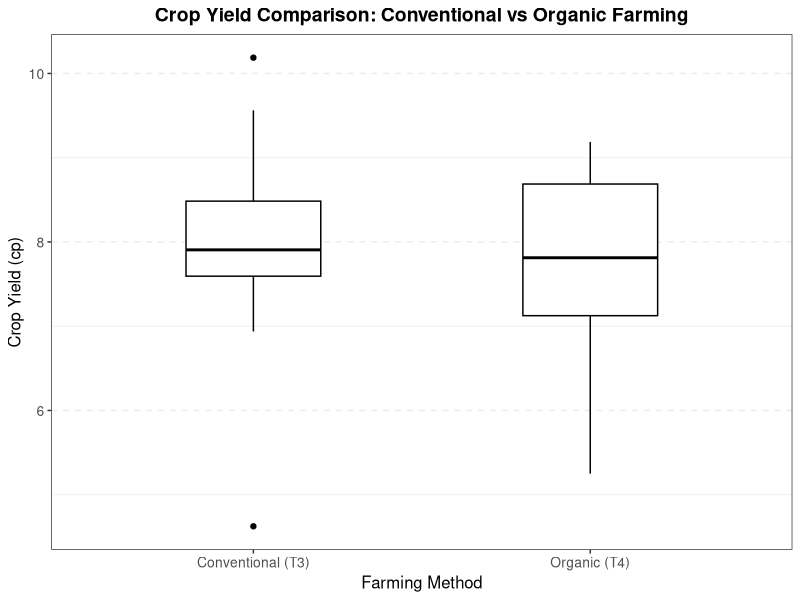
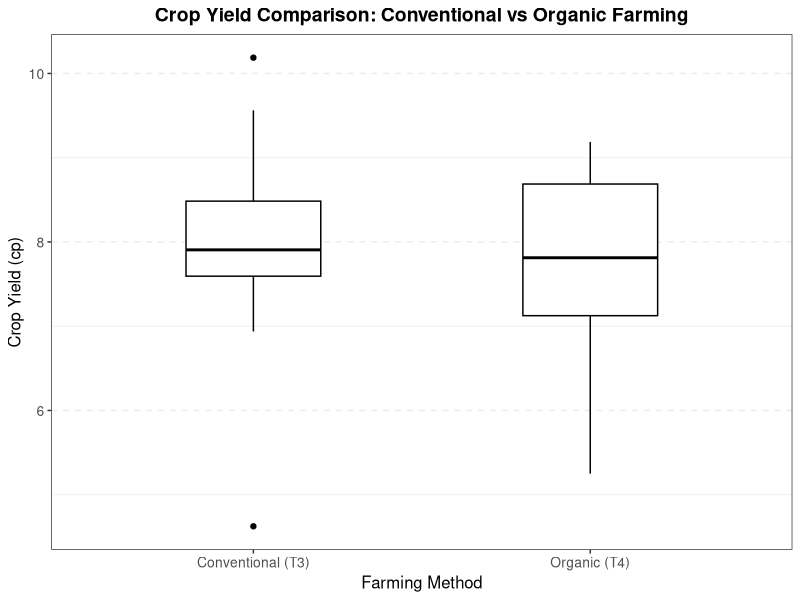

Write R code to recreate these figures, in order.
library(ggplot2)

data <- data.frame(
  Treatment = factor(c(rep("Conventional (T3)", 14), rep("Organic (T4)", 13))),
  cp = c(8.5, 8.1875, 7.6875, 7.875, 4.625, 7.5625, 8.625, 10.1875,
         7.9375, 9.5625, 7.875, 6.9375, 7.1875, 8.4375,
         7.8125, 7.8125, 9.1875, 8.6875, 7.25, 5.25, 9.125,
         7.8125, 7.875, 6.9375, 7.125, 6.25, 8.875)
)

ggplot(data, aes(x = Treatment, y = cp)) +
  geom_boxplot(fill = "white", color = "black", 
               width = 0.4,  # Reduced from 0.6 to 0.4
               outlier.size = 1.5) +
  ggtitle("Crop Yield Comparison: Conventional vs Organic Farming") +
  ylab("Crop Yield (cp)") +
  xlab("Farming Method") +
  theme_bw() +
  theme(
    panel.grid.major.x = element_blank(),
    panel.grid.minor.x = element_blank(),
    panel.grid.major.y = element_line(linetype = "dashed"),
    plot.title = element_text(hjust = 0.5, size = 14, face = "bold"),
    axis.title = element_text(size = 12),
    axis.text = element_text(size = 10)
  )

ggsave("yield_comparison.pdf", width = 8, height = 6, dpi = 300)
